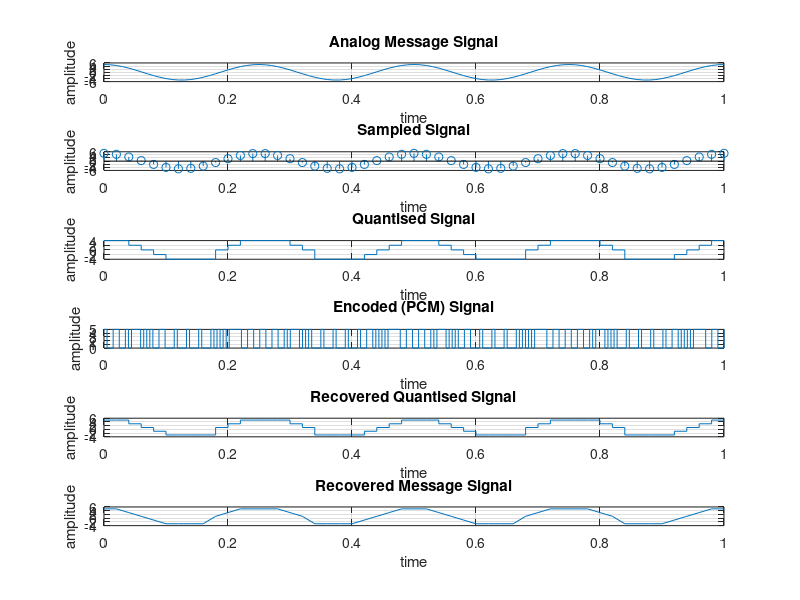

This figure's MATLAB source:
clc;
close all;
clear all;
A=input('enter amplitude of signal:')
ql=input('enter no of quantisation levels:')
bits=log2(ql)
bond=ql+1
fm=4
t=0:0.01:4/fm;
y=A*cos(2*pi*fm*t);
subplot(6,1,1)
plot(t,y)
xlabel('time')
ylabel('amplitude')
title('Analog Message Signal')
grid on
fs=50
n1=0:1/fs:4/fm;
y1=A*cos(2*pi*fm*n1);
subplot(6,1,2)
%plot(n1,y1)
%hold on
stem(n1,y1)
xlabel('time')
ylabel('amplitude')
title('Sampled Signal')
grid on
step=2*A/ql;
ran=-A:step:A;
%quan_vol=zeros(1,ql);
%quan_value=zeros(1,ql);
%enc=zeros(1,ql);
for i = 1 : length(ran)-1
  quan_vol(i) = (ran(i) + ran(i+1))/2;
end
for j=1:length(y1)
  for i=1:length(ran)-1
    if (y1(j)>ran(i) && y1(j)<=ran(i+1))
      quan_value(j)=quan_vol(i);
      break
    endif
  endfor
endfor
subplot(6,1,3) 
stairs(n1,quan_value)
xlabel('time')
ylabel('amplitude')
title('Quantised Signal')
grid on
enc=dec2bin(floor(quan_value+A));
enc1=reshape(enc.', 1, []);
for i=1:length(enc1)
  if enc1(i)=='1'
    enco(i)=5;
  else
    enco(i)=0;
  endif
endfor
[nr,nc]=size(enco);
enn=0:1/(nc-1):1;
subplot(6,1,4)
stairs(enn,enco)
xlabel('time')
ylabel('amplitude')
title('Encoded (PCM) Signal')
grid on
for j=1:length(quan_value)
  qr(j)=bin2dec(enc(j,:))-A+step/2;
endfor
subplot(6,1,5)
stairs(n1,qr)
xlabel('time')
ylabel('amplitude')
title('Recovered Quantised Signal')
grid on
subplot(6,1,6)
plot(n1,qr)
xlabel('time')
ylabel('amplitude')
title('Recovered Message Signal')
grid on

